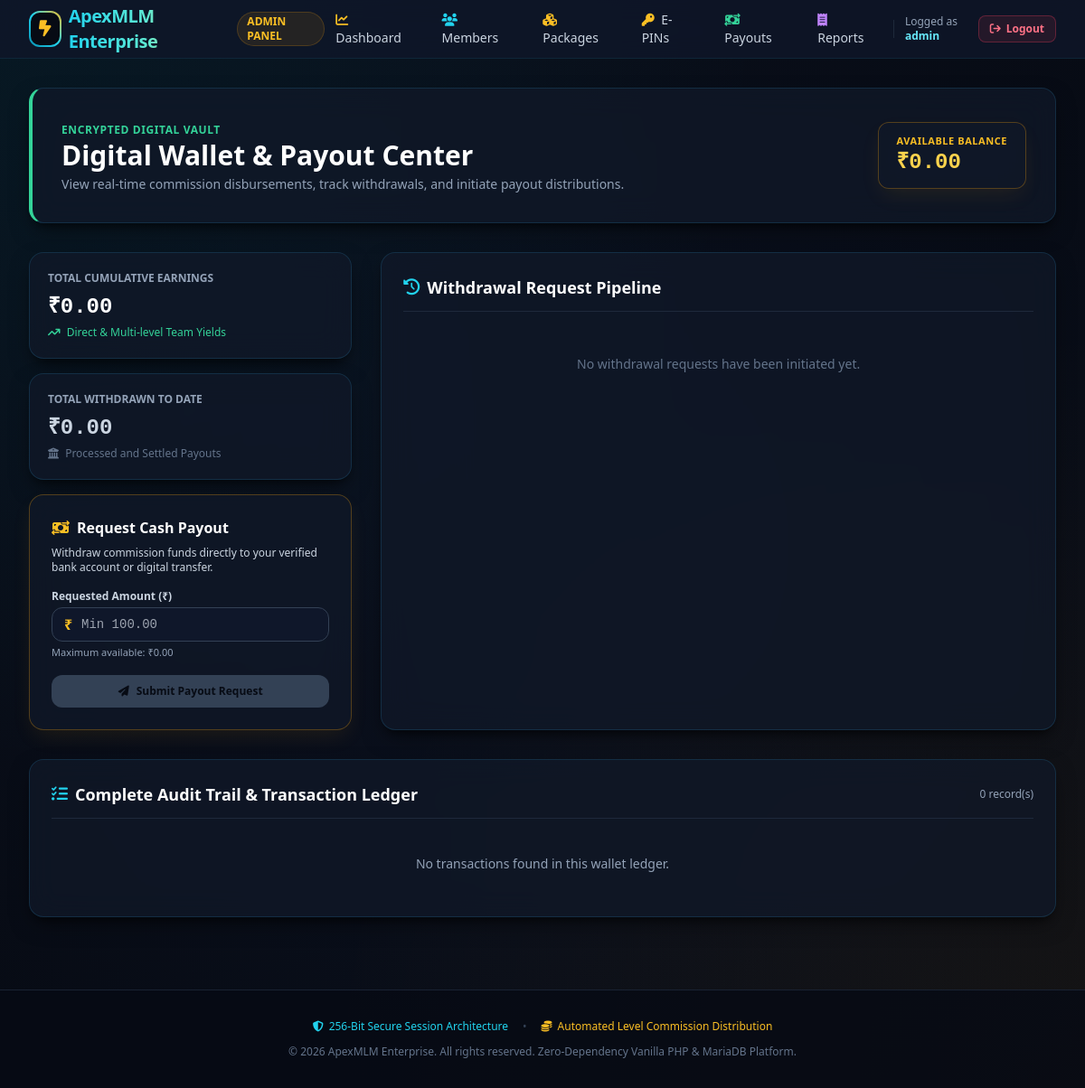
Screenshot of /member/wallet.php (signed in) with the database file from the repository.
### tables this page shows
CREATE TABLE IF NOT EXISTS users (
    id INT AUTO_INCREMENT PRIMARY KEY,
    username VARCHAR(50) NOT NULL UNIQUE,
    plain_password VARCHAR(255) NOT NULL,
    sponsor_id INT NULL,
    role ENUM('admin', 'member') NOT NULL DEFAULT 'member',
    full_name VARCHAR(100) NOT NULL,
    mobile VARCHAR(20) NULL,
    email VARCHAR(100) NOT NULL UNIQUE,
    address TEXT NULL,
    created_at TIMESTAMP DEFAULT CURRENT_TIMESTAMP,
    CONSTRAINT fk_users_sponsor FOREIGN KEY (sponsor_id) REFERENCES users(id) ON DELETE SET NULL
);

CREATE TABLE IF NOT EXISTS wallets (
    id INT AUTO_INCREMENT PRIMARY KEY,
    user_id INT NOT NULL UNIQUE,
    balance DECIMAL(12, 2) NOT NULL DEFAULT 0.00,
    total_earned DECIMAL(12, 2) NOT NULL DEFAULT 0.00,
    total_withdrawn DECIMAL(12, 2) NOT NULL DEFAULT 0.00,
    updated_at TIMESTAMP DEFAULT CURRENT_TIMESTAMP ON UPDATE CURRENT_TIMESTAMP,
    CONSTRAINT fk_wallets_user FOREIGN KEY (user_id) REFERENCES users(id) ON DELETE CASCADE
);

### includes/auth.php (called while the page is built, shortened)
<?php
function getCurrentUser(): ?array {
    $pdo = getDBConnection();
    $stmt = $pdo->prepare('SELECT id, username, plain_password, sponsor_id, role, full_name, mobile, email, address, created_at FROM users WHERE id = :id LIMIT 1');
    $stmt->execute(['id' => $_SESSION['user_id']]);
    $user = $stmt->fetch();
    return $user ?: null;
}
function getOrCreateWallet(int $userId): array {
    $pdo = getDBConnection();
    $stmt = $pdo->prepare('SELECT * FROM wallets WHERE user_id = :uid LIMIT 1');
    $stmt->execute(['uid' => $userId]);
    $wallet = $stmt->fetch();
    return $wallet;
}
function e($str): string {
    return htmlspecialchars((string)$str, ENT_QUOTES, 'UTF-8');
}

### member/wallet.php (the view, shortened to what this page needs)
<?php
require_once __DIR__ . '/../includes/auth.php';
$currentUser = getCurrentUser();
$userId = (int)$currentUser['id'];
$pdo = getDBConnection();
$wallet = getOrCreateWallet($userId);
$txStmt = $pdo->prepare('
    SELECT t.*, s.username as sender_username, s.full_name as sender_name
    FROM transactions t
    LEFT JOIN users s ON t.sender_id = s.id
    WHERE t.user_id = :uid
    ORDER BY t.created_at DESC
');
$txStmt->execute(['uid' => $userId]);
$transactions = $txStmt->fetchAll();
$payoutsStmt = $pdo->prepare('
    SELECT * FROM payouts
    WHERE user_id = :uid
    ORDER BY requested_at DESC
');
$payoutsStmt->execute(['uid' => $userId]);
$payouts = $payoutsStmt->fetchAll();
require_once __DIR__ . '/../includes/header.php';
?>
<div class="max-w-7xl mx-auto px-4 sm:px-6 lg:px-8 py-8 space-y-8">
    <div class="glass-panel rounded-2xl p-6 sm:p-8 flex flex-col md:flex-row md:items-center justify-between gap-6 border-l-4 border-l-emerald-400">
        <div>
            <span class="text-xs uppercase tracking-wider text-emerald-400 font-semibold mb-1">Encrypted Digital Vault</span>
            <h1 class="text-2xl sm:text-3xl font-extrabold text-white">Digital Wallet & Payout Center</h1>
            <p class="text-sm text-slate-400 mt-1">
                View real-time commission disbursements, track withdrawals, and initiate payout distributions.
            </p>
        </div>
        <div class="flex items-center gap-4">
            <div class="glass-panel-gold rounded-xl px-5 py-3 border border-amber-500/30">
                <span class="text-[11px] uppercase tracking-wider text-amber-400 font-bold block">Available Balance</span>
                <span class="text-2xl font-black text-amber-300 font-mono"><?= APP_CURRENCY ?><?= number_format((float)$wallet['balance'], 2) ?></span>
            </div>
        </div>
    </div>
    <div class="grid grid-cols-1 lg:grid-cols-3 gap-8">
        <div class="space-y-4">
            <div class="glass-panel rounded-2xl p-5">
                <div class="text-xs text-slate-400 uppercase font-semibold">Total Cumulative Earnings</div>
                <div class="text-2xl font-black text-white mt-2 font-mono"><?= APP_CURRENCY ?><?= number_format((float)$wallet['total_earned'], 2) ?></div>
                <p class="text-xs text-emerald-400 mt-1"><i class="fa-solid fa-arrow-trend-up mr-1"></i> Direct & Multi-level Team Yields</p>
            </div>
            <div class="glass-panel rounded-2xl p-5">
                <div class="text-xs text-slate-400 uppercase font-semibold">Total Withdrawn To Date</div>
                <div class="text-2xl font-black text-slate-300 mt-2 font-mono"><?= APP_CURRENCY ?><?= number_format((float)$wallet['total_withdrawn'], 2) ?></div>
                <p class="text-xs text-slate-500 mt-1"><i class="fa-solid fa-building-columns mr-1"></i> Processed and Settled Payouts</p>
            </div>
            <div class="glass-panel-gold rounded-2xl p-6 border border-amber-500/30">
                <h3 class="text-base font-bold text-white mb-2 flex items-center gap-2">
                    <i class="fa-solid fa-money-bill-transfer text-amber-400"></i> Request Cash Payout
                </h3>
                <p class="text-xs text-slate-300 mb-4">
                    Withdraw commission funds directly to your verified bank account or digital transfer.
                </p>
                <form method="POST" action="/member/wallet.php" class="space-y-4">
                    <div>
                        <label class="block text-xs font-semibold text-slate-300 mb-1">Requested Amount (<?= APP_CURRENCY ?>)</label>
                        <div class="relative">
                            <span class="absolute inset-y-0 left-0 pl-3.5 flex items-center text-amber-400 font-bold"><?= APP_CURRENCY ?></span>
                            <input type="number" step="0.01" min="100" max="<?= (float)$wallet['balance'] ?>" name="amount" required
                                   placeholder="Min 100.00"
                                   class="w-full pl-8 pr-4 py-2 bg-slate-900 border border-slate-700 rounded-xl text-white font-mono text-sm focus:border-amber-400 focus:outline-none">
                        </div>
                        <span class="text-[11px] text-slate-400 mt-1 block">Maximum available: <?= APP_CURRENCY ?><?= number_format((float)$wallet['balance'], 2) ?></span>
                    </div>
                    <button type="submit"
                            <?= (float)$wallet['balance'] <= 0 ? 'disabled' : '' ?>
                            class="w-full py-2.5 px-4 rounded-xl font-bold text-slate-950 <?= (float)$wallet['balance'] > 0 ? 'glow-gold-btn cursor-pointer' : 'bg-slate-700 text-slate-500 cursor-not-allowed' ?> text-xs transition flex items-center justify-center gap-2">
                        <i class="fa-solid fa-paper-plane"></i> Submit Payout Request
                    </button>
                </form>
            </div>
        </div>
        <div class="lg:col-span-2 glass-panel rounded-2xl p-6">
            <h3 class="text-lg font-bold text-white mb-4 pb-3 border-b border-slate-800 flex items-center gap-2">
                <i class="fa-solid fa-clock-rotate-left text-cyan-400"></i> Withdrawal Request Pipeline
            </h3>
            <?php if (empty($payouts)): ?>
                <div class="py-8 text-center text-slate-500 text-sm">
                    No withdrawal requests have been initiated yet.
                </div>
            <?php endif; ?>
        </div>
    </div>
    <div class="glass-panel rounded-2xl p-6">
        <div class="flex items-center justify-between mb-4 pb-3 border-b border-slate-800">
            <h3 class="text-lg font-bold text-white flex items-center gap-2">
                <i class="fa-solid fa-list-check text-cyan-400"></i> Complete Audit Trail & Transaction Ledger
            </h3>
            <span class="text-xs text-slate-400"><?= count($transactions) ?> record(s)</span>
        </div>
        <?php if (empty($transactions)): ?>
            <p class="text-sm text-slate-400 py-6 text-center">No transactions found in this wallet ledger.</p>
        <?php endif; ?>
    </div>
</div>
<?php require_once __DIR__ . '/../includes/footer.php'; ?>

### includes/header.php (shortened to what this page needs)
<?php
require_once __DIR__ . '/auth.php';
$currentUser = getCurrentUser();
?>
<!DOCTYPE html>
<html lang="en" class="dark">
<head>
    <script src="https://cdn.tailwindcss.com"></script>
    <link rel="stylesheet" href="https://cdnjs.cloudflare.com/ajax/libs/font-awesome/6.5.1/css/all.min.css">
    <link rel="stylesheet" href="/assets/css/custom.css">
</head>
<body class="bg-slate-950 text-slate-100 min-h-screen flex flex-col font-sans antialiased selection:bg-cyan-500 selection:text-white">
<header class="border-b border-cyan-900/30 bg-slate-900/80 backdrop-blur-md sticky top-0 z-50">
    <div class="max-w-7xl mx-auto px-4 sm:px-6 lg:px-8 h-16 flex items-center justify-between">
        <div class="flex items-center space-x-3">
            <a href="/" class="flex items-center space-x-2 group">
                <div class="w-10 h-10 rounded-xl bg-gradient-to-tr from-cyan-600 via-cyan-400 to-amber-400 p-[2px] transition duration-300 group-hover:scale-105">
                    <div class="w-full h-full bg-slate-950 rounded-[10px] flex items-center justify-center">
                        <i class="fa-solid fa-bolt-lightning text-amber-400 text-lg"></i>
                    </div>
                </div>
                <span class="text-xl font-bold tracking-tight bg-gradient-to-r from-cyan-400 via-teal-300 to-amber-400 bg-clip-text text-transparent">
                </span>
            </a>
            <?php if ($currentUser && $currentUser['role'] === 'admin'): ?>
                <span class="ml-2 px-2.5 py-0.5 text-xs font-semibold rounded-full bg-amber-500/10 text-amber-400 border border-amber-500/20">ADMIN PANEL</span>
            <?php elseif ($currentUser): ?>
                <span class="ml-2 px-2.5 py-0.5 text-xs font-semibold rounded-full bg-cyan-500/10 text-cyan-400 border border-cyan-500/20">MEMBER HUB</span>
            <?php endif; ?>
        </div>
        <nav class="flex items-center space-x-1 sm:space-x-3">
            <?php if ($currentUser): ?>
                <?php if ($currentUser['role'] === 'admin'): ?>
                    <a href="/admin/dashboard.php" class="px-3 py-2 text-sm font-medium text-slate-300 hover:text-amber-400 rounded-lg hover:bg-slate-800/60 transition"><i class="fa-solid fa-chart-line mr-1 text-amber-400"></i> Dashboard</a>
                    <a href="/admin/users.php" class="px-3 py-2 text-sm font-medium text-slate-300 hover:text-cyan-400 rounded-lg hover:bg-slate-800/60 transition"><i class="fa-solid fa-users mr-1 text-cyan-400"></i> Members</a>
                    <a href="/admin/packages.php" class="px-3 py-2 text-sm font-medium text-slate-300 hover:text-amber-400 rounded-lg hover:bg-slate-800/60 transition"><i class="fa-solid fa-cubes mr-1 text-amber-400"></i> Packages</a>
                    <a href="/admin/pins.php" class="px-3 py-2 text-sm font-medium text-slate-300 hover:text-amber-400 rounded-lg hover:bg-slate-800/60 transition"><i class="fa-solid fa-key mr-1 text-amber-400"></i> E-PINs</a>
                    <a href="/admin/payouts.php" class="px-3 py-2 text-sm font-medium text-slate-300 hover:text-emerald-400 rounded-lg hover:bg-slate-800/60 transition"><i class="fa-solid fa-money-bill-transfer mr-1 text-emerald-400"></i> Payouts</a>
                    <a href="/admin/reports.php" class="px-3 py-2 text-sm font-medium text-slate-300 hover:text-purple-400 rounded-lg hover:bg-slate-800/60 transition"><i class="fa-solid fa-receipt mr-1 text-purple-400"></i> Reports</a>
                <?php endif; ?>
                <div class="flex items-center space-x-2">
                    <span class="text-xs text-slate-400 hidden md:inline">Logged as <span class="text-cyan-300 font-semibold"><?= e($currentUser['username']) ?></span></span>
                    <a href="/logout.php" class="px-3 py-1.5 text-xs font-semibold text-rose-400 bg-rose-500/10 hover:bg-rose-500/20 border border-rose-500/30 rounded-lg transition flex items-center">
                        <i class="fa-solid fa-arrow-right-from-bracket mr-1.5"></i> Logout
                    </a>
                </div>
            <?php endif; ?>
        </nav>
    </div>
</header>
<main class="flex-grow">

### assets/css/custom.css (style rules this page uses)
:root { --bg-deep-slate: #0a0f1d; --card-glass: rgba(16, 24, 40, 0.75); --card-border: rgba(56, 189, 248, 0.15); --card-border-gold: rgba(245, 158, 11, 0.25); --accent-cyan: #06b6d4; --accent-gold: #f59e0b; --glow-cyan: rgba(6, 182, 212, 0.25); --glow-gold: rgba(245, 158, 11, 0.25); }
body { background-color: var(--bg-deep-slate); background-image: radial-gradient(at 0% 0%, rgba(6, 182, 212, 0.08) 0px, transparent 50%), radial-gradient(at 100% 100%, rgba(245, 158, 11, 0.06) 0px, transparent 50%), radial-gradient(at 50% 50%, rgba(15, 23, 42, 0.5) 0px, transparent 100%); background-attachment: fixed; color: #e2e8f0; min-height: 100vh; }
.glass-panel { background: var(--card-glass); backdrop-filter: blur(16px); -webkit-backdrop-filter: blur(16px); border: 1px solid var(--card-border); box-shadow: 0 10px 25px -5px rgba(0, 0, 0, 0.5), 0 8px 10px -6px rgba(0, 0, 0, 0.5); }
.glass-panel-gold { background: var(--card-glass); backdrop-filter: blur(16px); -webkit-backdrop-filter: blur(16px); border: 1px solid var(--card-border-gold); box-shadow: 0 10px 25px -5px rgba(245, 158, 11, 0.1); }

### rows the page displays
users: username "admin"
wallets: balance "0.00", total_earned "0.00", total_withdrawn "0.00", amount "Min 100.00"

### other values shown
APP_CURRENCY "₹"
count($transactions) "0"
APP_NAME "ApexMLM Enterprise"
